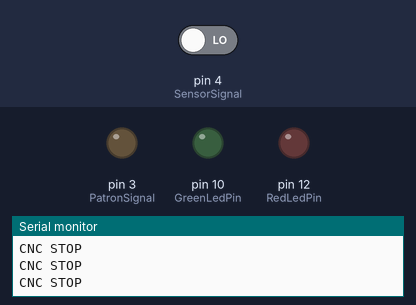
Recording of a sketch running on a simulated Arduino Uno, built with avr-gcc and run on an emulated ATmega328P. On the bench: output pins drawn as LEDs (lit = HIGH), the last lines printed to the serial monitor. The inputs (shaded band) are chosen by the test bench; at power-on: pin 4 (SensorSignal) LOW.

Above: at 1.3 s.
1.4 s: pin 4 (SensorSignal) driven HIGH
At 2.9 s:
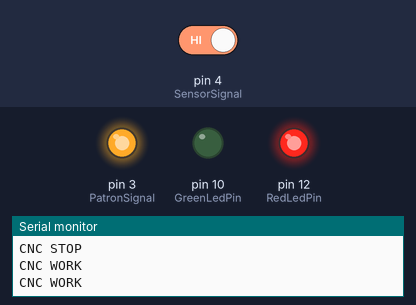
Timing chart, 0 to 4.4 s (numbered marks = the images above; inputs shaded):
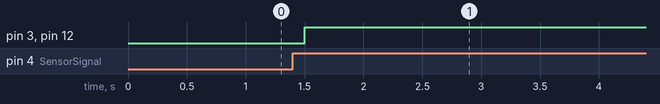

The sketch:

_3.ino
```cpp
#define RedLedPin 12
#define GreenLedPin 10
#define PatronSignal 3
#define SensorSignal 4

int timeDelay = 1000;

void setup()
{
  Serial.begin(9600);
  Serial.println("START WORK");
  pinMode(PatronSignal, OUTPUT);
  pinMode(SensorSignal, INPUT);
  pinMode(RedLedPin, OUTPUT);
  pinMode(GreenLedPin, OUTPUT);
}

void loop()
{
  if (digitalRead(SensorSignal) == 1)
  {
    Serial.println("CNC WORK");
    digitalWrite(PatronSignal, HIGH);
    digitalWrite(RedLedPin, HIGH);
    delay(timeDelay);
  }
  else
  {
    Serial.println("CNC STOP");
    delay(timeDelay/4);
  }
}
```

Measured:
- after the input at 1.4 s, pin 3 (PatronSignal), pin 12 (RedLedPin): LOW → HIGH after 0.10 s
